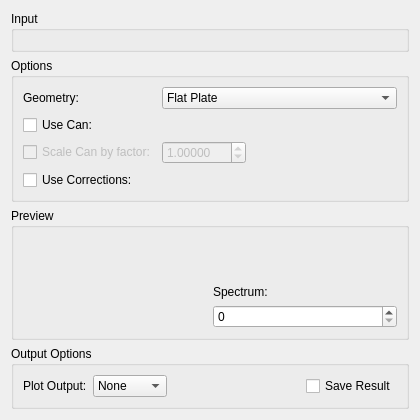
<?xml version="1.0" encoding="UTF-8"?>
<ui version="4.0">
  <class>ApplyPaalmanPings</class>
  <widget class="QWidget" name="ApplyPaalmanPings">
    <property name="geometry">
      <rect>
        <x>0</x>
        <y>0</y>
        <width>420</width>
        <height>420</height>
      </rect>
    </property>
    <property name="windowTitle">
      <string>Form</string>
    </property>
    <layout class="QVBoxLayout" name="verticalLayout_2">
      <item>
        <widget class="QGroupBox" name="gbInput">
          <property name="title">
            <string>Input</string>
          </property>
          <layout class="QVBoxLayout" name="abscor_loInput">
            <item>
              <widget class="MantidQt::MantidWidgets::DataSelector" name="dsSample" native="true">
                <property name="sizePolicy">
                  <sizepolicy hsizetype="Minimum" vsizetype="Fixed">
                    <horstretch>0</horstretch>
                    <verstretch>0</verstretch>
                  </sizepolicy>
                </property>
                <property name="autoLoad" stdset="0">
                  <bool>true</bool>
                </property>
                <property name="workspaceSuffixes" stdset="0">
                  <stringlist>
                    <string>_red</string>
                    <string>_sqw</string>
                  </stringlist>
                </property>
                <property name="fileBrowserSuffixes" stdset="0">
                  <stringlist>
                    <string>_red.nxs</string>
                    <string>_sqw.nxs</string>
                  </stringlist>
                </property>
                <property name="showLoad" stdset="0">
                  <bool>false</bool>
                </property>
              </widget>
            </item>
          </layout>
        </widget>
      </item>
      <item>
        <widget class="QGroupBox" name="gbOptions">
          <property name="title">
            <string>Options</string>
          </property>
          <layout class="QGridLayout" name="gridLayout">
            <item row="1" column="0">
              <widget class="QCheckBox" name="ckUseCan">
                <property name="text">
                  <string>Use Can:</string>
                </property>
              </widget>
            </item>
            <item row="4" column="0">
              <widget class="QCheckBox" name="ckUseCorrections">
                <property name="text">
                  <string>Use Corrections:</string>
                </property>
              </widget>
            </item>
            <item row="0" column="1">
              <widget class="QComboBox" name="cbGeometry">
                <item>
                  <property name="text">
                    <string>Flat Plate</string>
                  </property>
                </item>
                <item>
                  <property name="text">
                    <string>Cylinder</string>
                  </property>
                </item>
                <item>
                  <property name="text">
                    <string>Annulus</string>
                  </property>
                </item>
              </widget>
            </item>
            <item row="4" column="1">
              <widget class="MantidQt::MantidWidgets::DataSelector" name="dsCorrections" native="true">
                <property name="enabled">
                  <bool>false</bool>
                </property>
                <property name="sizePolicy">
                  <sizepolicy hsizetype="Minimum" vsizetype="Fixed">
                    <horstretch>0</horstretch>
                    <verstretch>0</verstretch>
                  </sizepolicy>
                </property>
                <property name="autoLoad" stdset="0">
                  <bool>true</bool>
                </property>
                <property name="workspaceSuffixes" stdset="0">
                  <stringlist>
                    <string>_flt_abs</string>
                  </stringlist>
                </property>
                <property name="fileBrowserSuffixes" stdset="0">
                  <stringlist>
                    <string>_flt_abs.nxs</string>
                  </stringlist>
                </property>
                <property name="showLoad" stdset="0">
                  <bool>false</bool>
                </property>
              </widget>
            </item>
            <item row="1" column="1">
              <widget class="MantidQt::MantidWidgets::DataSelector" name="dsContainer" native="true">
                <property name="enabled">
                  <bool>false</bool>
                </property>
                <property name="sizePolicy">
                  <sizepolicy hsizetype="Minimum" vsizetype="Fixed">
                    <horstretch>0</horstretch>
                    <verstretch>0</verstretch>
                  </sizepolicy>
                </property>
                <property name="autoLoad" stdset="0">
                  <bool>true</bool>
                </property>
                <property name="workspaceSuffixes" stdset="0">
                  <stringlist>
                    <string>_red</string>
                    <string>_sqw</string>
                  </stringlist>
                </property>
                <property name="fileBrowserSuffixes" stdset="0">
                  <stringlist>
                    <string>_red.nxs</string>
                    <string>_sqw.nxs</string>
                  </stringlist>
                </property>
                <property name="showLoad" stdset="0">
                  <bool>false</bool>
                </property>
              </widget>
            </item>
            <item row="0" column="0">
              <widget class="QLabel" name="lbGeometry">
                <property name="text">
                  <string>Geometry:</string>
                </property>
              </widget>
            </item>
            <item row="3" column="0">
              <widget class="QCheckBox" name="ckScaleCan">
                <property name="enabled">
                  <bool>false</bool>
                </property>
                <property name="text">
                  <string>Scale Can by factor:</string>
                </property>
                <property name="checked">
                  <bool>false</bool>
                </property>
              </widget>
            </item>
            <item row="3" column="1">
              <layout class="QHBoxLayout" name="loScaleFactor">
                <item>
                  <widget class="QDoubleSpinBox" name="spCanScale">
                    <property name="enabled">
                      <bool>false</bool>
                    </property>
                    <property name="decimals">
                      <number>5</number>
                    </property>
                    <property name="maximum">
                      <double>999.990000000000009</double>
                    </property>
                    <property name="singleStep">
                      <double>0.100000000000000</double>
                    </property>
                    <property name="value">
                      <double>1.000000000000000</double>
                    </property>
                  </widget>
                </item>
                <item>
                  <spacer name="horizontalSpacer">
                    <property name="orientation">
                      <enum>Qt::Horizontal</enum>
                    </property>
                    <property name="sizeHint" stdset="0">
                      <size>
                        <width>40</width>
                        <height>20</height>
                      </size>
                    </property>
                  </spacer>
                </item>
              </layout>
            </item>
          </layout>
        </widget>
      </item>
      <item>
        <widget class="QGroupBox" name="gbPreview">
          <property name="title">
            <string>Preview</string>
          </property>
          <layout class="QHBoxLayout" name="horizontalLayout_11">
            <item>
              <widget class="MantidQt::MantidWidgets::PreviewPlot" name="ppPreview" native="true">
                <property name="canvasColour" stdset="0">
                  <color>
                    <red>255</red>
                    <green>255</green>
                    <blue>255</blue>
                  </color>
                </property>
                <property name="showLegend" stdset="0">
                  <bool>true</bool>
                </property>
              </widget>
            </item>
            <item>
              <layout class="QVBoxLayout" name="loPlotOptions">
                <item>
                  <spacer name="verticalSpacer_0">
                    <property name="orientation">
                      <enum>Qt::Vertical</enum>
                    </property>
                    <property name="sizeHint" stdset="0">
                      <size>
                        <width>20</width>
                        <height>40</height>
                      </size>
                    </property>
                  </spacer>
                </item>
                <item>
                  <widget class="QLabel" name="lbPreviewSpec">
                    <property name="text">
                      <string>Spectrum:</string>
                    </property>
                  </widget>
                </item>
                <item>
                  <widget class="QSpinBox" name="spPreviewSpec"/>
                </item>
              </layout>
            </item>
          </layout>
        </widget>
      </item>
      <item>
        <widget class="QGroupBox" name="gbOutput">
          <property name="title">
            <string>Output Options</string>
          </property>
          <layout class="QHBoxLayout" name="horizontalLayout">
            <item>
              <widget class="QLabel" name="lbPlotOutput">
                <property name="sizePolicy">
                  <sizepolicy hsizetype="Maximum" vsizetype="Preferred">
                    <horstretch>0</horstretch>
                    <verstretch>0</verstretch>
                  </sizepolicy>
                </property>
                <property name="text">
                  <string>Plot Output:</string>
                </property>
              </widget>
            </item>
            <item>
              <widget class="QComboBox" name="cbPlotOutput">
                <item>
                  <property name="text">
                    <string>None</string>
                  </property>
                </item>
                <item>
                  <property name="text">
                    <string>Contour</string>
                  </property>
                </item>
                <item>
                  <property name="text">
                    <string>Spectra</string>
                  </property>
                </item>
                <item>
                  <property name="text">
                    <string>Both</string>
                  </property>
                </item>
              </widget>
            </item>
            <item>
              <spacer name="horizontalSpacer_1">
                <property name="orientation">
                  <enum>Qt::Horizontal</enum>
                </property>
                <property name="sizeHint" stdset="0">
                  <size>
                    <width>40</width>
                    <height>20</height>
                  </size>
                </property>
              </spacer>
            </item>
            <item>
              <widget class="QCheckBox" name="ckSave">
                <property name="text">
                  <string>Save Result</string>
                </property>
              </widget>
            </item>
          </layout>
        </widget>
      </item>
    </layout>
  </widget>
  <customwidgets>
    <customwidget>
      <class>MantidQt::MantidWidgets::DataSelector</class>
      <extends>QWidget</extends>
      <header>MantidQtMantidWidgets/DataSelector.h</header>
    </customwidget>
    <customwidget>
      <class>MantidQt::MantidWidgets::PreviewPlot</class>
      <extends>QWidget</extends>
      <header>MantidQtMantidWidgets/PreviewPlot.h</header>
      <container>1</container>
    </customwidget>
  </customwidgets>
  <resources/>
  <connections>
    <connection>
      <sender>ckUseCan</sender>
      <signal>toggled(bool)</signal>
      <receiver>ckScaleCan</receiver>
      <slot>setEnabled(bool)</slot>
      <hints>
        <hint type="sourcelabel">
          <x>50</x>
          <y>111</y>
        </hint>
        <hint type="destinationlabel">
          <x>61</x>
          <y>142</y>
        </hint>
      </hints>
    </connection>
    <connection>
      <sender>ckScaleCan</sender>
      <signal>toggled(bool)</signal>
      <receiver>spCanScale</receiver>
      <slot>setEnabled(bool)</slot>
      <hints>
        <hint type="sourcelabel">
          <x>133</x>
          <y>143</y>
        </hint>
        <hint type="destinationlabel">
          <x>251</x>
          <y>147</y>
        </hint>
      </hints>
    </connection>
    <connection>
      <sender>ckUseCan</sender>
      <signal>toggled(bool)</signal>
      <receiver>dsContainer</receiver>
      <slot>setEnabled(bool)</slot>
      <hints>
        <hint type="sourcelabel">
          <x>119</x>
          <y>114</y>
        </hint>
        <hint type="destinationlabel">
          <x>324</x>
          <y>114</y>
        </hint>
      </hints>
    </connection>
    <connection>
      <sender>ckUseCorrections</sender>
      <signal>toggled(bool)</signal>
      <receiver>dsCorrections</receiver>
      <slot>setEnabled(bool)</slot>
      <hints>
        <hint type="sourcelabel">
          <x>119</x>
          <y>167</y>
        </hint>
        <hint type="destinationlabel">
          <x>324</x>
          <y>167</y>
        </hint>
      </hints>
    </connection>
  </connections>
</ui>
